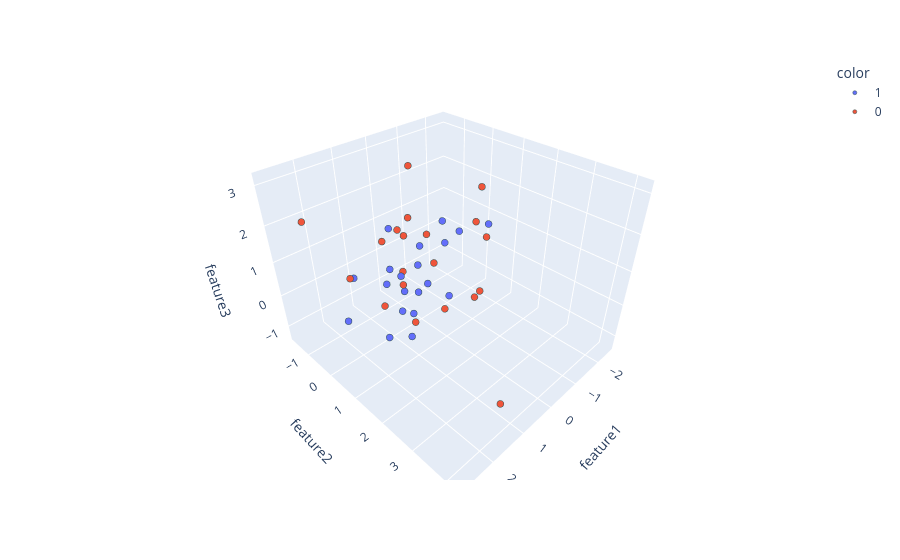

The code cell stored with this chart in its notebook:
### Markdown cell above
#### Using plotly

### Code cell
import plotly.express as px
fig = px.scatter_3d(df, x=df['feature1'], y=df['feature2'], z=df['feature3'],
              color=df['target'].astype('str'))  # .astype('str') changes the output int [0,1] to string
fig.update_traces(marker=dict(size=4,  # Size of bubble
                              line=dict(width=0.5,  # Border size of bubble
                                        color='DarkSlateGrey')),  # Border color of bubble
                  selector=dict(mode='markers'))  # can be 'lines', 'lines+markers'

fig.show()

### Figure 1 — Plotly figure (JSON) as saved in the notebook; plotly's stock layout.template omitted (floating-point values rounded to 4 significant figures)
{"data": [{"hovertemplate": "color=1<br>feature1=%{x}<br>feature2=%{y}<br>feature3=%{z}<extra></extra>", "legendgroup": "1", "marker": {"color": "#636efa", "line": {"color": "DarkSlateGrey", "width": 0.5}, "size": 4, "symbol": "circle"}, "mode": "markers", "name": "1", "scene": "scene", "showlegend": true, "type": "scatter3d", "x": [-0.3675, 0.4206, 1.968, -2.506, 0.3223, -0.3316, 0.667, -1.01, 0.2411, -0.04544, -0.9926, -0.4208, 0.9486, 1.415, 1.045, -1.838, 0.1901, -0.02254, 1.267, 1.772], "y": [-1.137, 0.4116, -0.5478, 0.147, 0.06034, -1.632, 0.02581, 0.4417, -0.9525, 1.041, -0.1613, -0.552, 0.7017, 0.4577, 0.5382, -0.9388, 0.5121, 0.01342, 0.1736, -0.3475], "z": [-1.322, -0.07132, -0.6794, 0.6062, -1.043, 0.6191, -0.7776, 1.129, -0.1363, -0.09403, 1.192, -0.1211, -1.051, 0.7289, 0.8121, -0.2018, 0.1315, 0.9359, -1.223, 0.6701]}, {"hovertemplate": "color=0<br>feature1=%{x}<br>feature2=%{y}<br>feature3=%{z}<extra></extra>", "legendgroup": "0", "marker": {"color": "#EF553B", "line": {"color": "DarkSlateGrey", "width": 0.5}, "size": 4, "symbol": "circle"}, "mode": "markers", "name": "0", "scene": "scene", "showlegend": true, "type": "scatter3d", "x": [0.1771, 1.425, 2.224, -0.7233, 2.823, -1.39, 0.3849, 1.677, 1.438, 0.2907, 0.7319, -1.028, -0.7643, 2.011, 0.8989, 1.01, 1.251, 0.2046, 0.7489, 1.234], "y": [-0.5981, 1.441, 0.2304, 1.461, -0.3329, 0.6667, 1.324, 4.188, 1.1, 0.867, 0.5174, 1.131, 1.567, 1.921, 0.436, 1.438, 0.1864, -0.01154, 2.593, 0.05278], "z": [1.227, 0.1826, 1.192, -0.08537, 2.637, 1.344, -0.1032, -0.08056, 1.065, 0.9826, 2.245, 2.603, 1.549, 2.933, 0.821, 2.328, 1.704, 3.151, 1.171, -0.2616]}], "layout": {"legend": {"title": {"text": "color"}, "tracegroupgap": 0}, "margin": {"t": 60}, "scene": {"domain": {"x": [0, 1], "y": [0, 1]}, "xaxis": {"title": {"text": "feature1"}}, "yaxis": {"title": {"text": "feature2"}}, "zaxis": {"title": {"text": "feature3"}}}}}
